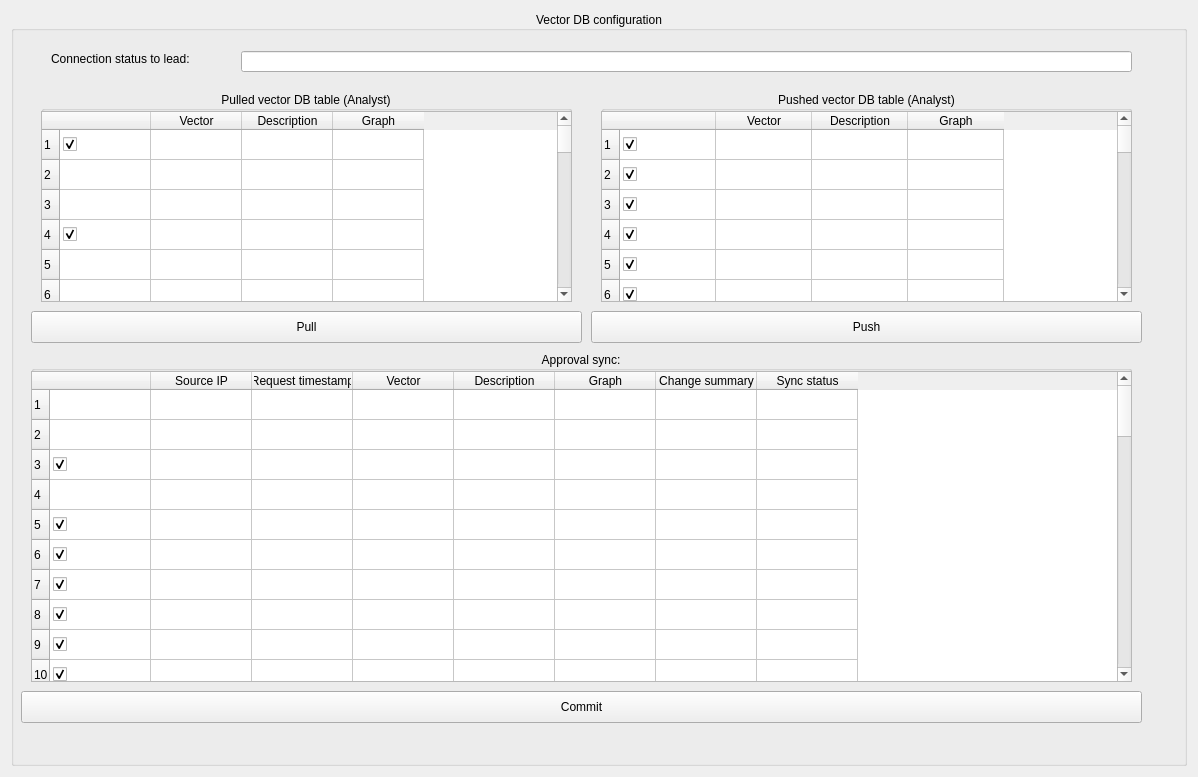
<?xml version="1.0" encoding="UTF-8"?>
<ui version="4.0">
 <class>VectorDBConfig</class>
 <widget class="QWidget" name="VectorDBConfig">
  <property name="windowModality">
   <enum>Qt::NonModal</enum>
  </property>
  <property name="geometry">
   <rect>
    <x>0</x>
    <y>0</y>
    <width>1198</width>
    <height>777</height>
   </rect>
  </property>
  <property name="sizePolicy">
   <sizepolicy hsizetype="Minimum" vsizetype="Minimum">
    <horstretch>0</horstretch>
    <verstretch>0</verstretch>
   </sizepolicy>
  </property>
  <property name="minimumSize">
   <size>
    <width>400</width>
    <height>220</height>
   </size>
  </property>
  <property name="mouseTracking">
   <bool>false</bool>
  </property>
  <property name="windowTitle">
   <string>Vector DB Configuration</string>
  </property>
  <layout class="QGridLayout" name="gridLayout_2">
   <item row="1" column="2">
    <layout class="QVBoxLayout" name="verticalLayout">
     <item>
      <widget class="QGroupBox" name="VectorDBConfigGroupBox">
       <property name="title">
        <string>Vector DB configuration</string>
       </property>
       <property name="alignment">
        <set>Qt::AlignCenter</set>
       </property>
       <widget class="QLabel" name="VDBC_ConnectionStatusLabel">
        <property name="geometry">
         <rect>
          <x>40</x>
          <y>40</y>
          <width>171</width>
          <height>16</height>
         </rect>
        </property>
        <property name="text">
         <string>Connection status to lead:</string>
        </property>
       </widget>
       <widget class="QLineEdit" name="VDBC_ConnectionStatusLineEdit">
        <property name="geometry">
         <rect>
          <x>230</x>
          <y>40</y>
          <width>891</width>
          <height>21</height>
         </rect>
        </property>
       </widget>
       <widget class="QWidget" name="verticalLayoutWidget_5">
        <property name="geometry">
         <rect>
          <x>30</x>
          <y>80</y>
          <width>531</width>
          <height>211</height>
         </rect>
        </property>
        <layout class="QVBoxLayout" name="VDBC_PulledVerticalLayout">
         <item>
          <widget class="QGroupBox" name="VDBC_PulledGroupBox">
           <property name="title">
            <string>Pulled vector DB table (Analyst)</string>
           </property>
           <property name="alignment">
            <set>Qt::AlignCenter</set>
           </property>
           <widget class="QTableWidget" name="VDBC_PulledTableWidget">
            <property name="geometry">
             <rect>
              <x>0</x>
              <y>20</y>
              <width>531</width>
              <height>191</height>
             </rect>
            </property>
            <property name="layoutDirection">
             <enum>Qt::LeftToRight</enum>
            </property>
            <property name="sortingEnabled">
             <bool>false</bool>
            </property>
            <property name="rowCount">
             <number>50</number>
            </property>
            <attribute name="horizontalHeaderCascadingSectionResizes">
             <bool>false</bool>
            </attribute>
            <attribute name="horizontalHeaderDefaultSectionSize">
             <number>91</number>
            </attribute>
            <attribute name="horizontalHeaderShowSortIndicator" stdset="0">
             <bool>false</bool>
            </attribute>
            <attribute name="horizontalHeaderStretchLastSection">
             <bool>false</bool>
            </attribute>
            <attribute name="verticalHeaderCascadingSectionResizes">
             <bool>false</bool>
            </attribute>
            <attribute name="verticalHeaderShowSortIndicator" stdset="0">
             <bool>false</bool>
            </attribute>
            <attribute name="verticalHeaderStretchLastSection">
             <bool>false</bool>
            </attribute>
            <row/>
            <row/>
            <row/>
            <row/>
            <row/>
            <row/>
            <row/>
            <row/>
            <row/>
            <row/>
            <row/>
            <row/>
            <row/>
            <row/>
            <row/>
            <row/>
            <row/>
            <row/>
            <row/>
            <row/>
            <row/>
            <row/>
            <row/>
            <row/>
            <row/>
            <row/>
            <row/>
            <row/>
            <row/>
            <row/>
            <row/>
            <row/>
            <row/>
            <row/>
            <row/>
            <row/>
            <row/>
            <row/>
            <row/>
            <row/>
            <row/>
            <row/>
            <row/>
            <row/>
            <row/>
            <row/>
            <row/>
            <row/>
            <row/>
            <row/>
            <column>
             <property name="text">
              <string/>
             </property>
             <property name="font">
              <font>
               <stylestrategy>PreferDefault</stylestrategy>
              </font>
             </property>
             <property name="background">
              <color>
               <red>0</red>
               <green>0</green>
               <blue>0</blue>
              </color>
             </property>
            </column>
            <column>
             <property name="text">
              <string>Vector</string>
             </property>
            </column>
            <column>
             <property name="text">
              <string>Description</string>
             </property>
            </column>
            <column>
             <property name="text">
              <string>Graph</string>
             </property>
            </column>
            <item row="0" column="0">
             <property name="text">
              <string/>
             </property>
             <property name="checkState">
              <enum>Checked</enum>
             </property>
            </item>
            <item row="1" column="0">
             <property name="text">
              <string/>
             </property>
             <property name="checkState">
              <enum>Unchecked</enum>
             </property>
            </item>
            <item row="2" column="0">
             <property name="text">
              <string/>
             </property>
             <property name="checkState">
              <enum>Unchecked</enum>
             </property>
            </item>
            <item row="3" column="0">
             <property name="text">
              <string/>
             </property>
             <property name="checkState">
              <enum>Checked</enum>
             </property>
            </item>
            <item row="4" column="0">
             <property name="text">
              <string/>
             </property>
             <property name="checkState">
              <enum>Unchecked</enum>
             </property>
            </item>
            <item row="5" column="0">
             <property name="text">
              <string/>
             </property>
             <property name="checkState">
              <enum>Unchecked</enum>
             </property>
            </item>
            <item row="6" column="0">
             <property name="text">
              <string/>
             </property>
             <property name="checkState">
              <enum>Unchecked</enum>
             </property>
            </item>
            <item row="7" column="0">
             <property name="text">
              <string/>
             </property>
             <property name="checkState">
              <enum>Unchecked</enum>
             </property>
            </item>
            <item row="8" column="0">
             <property name="text">
              <string/>
             </property>
             <property name="checkState">
              <enum>Checked</enum>
             </property>
            </item>
            <item row="9" column="0">
             <property name="text">
              <string/>
             </property>
             <property name="checkState">
              <enum>Checked</enum>
             </property>
            </item>
            <item row="10" column="0">
             <property name="text">
              <string/>
             </property>
             <property name="checkState">
              <enum>Checked</enum>
             </property>
            </item>
            <item row="11" column="0">
             <property name="text">
              <string/>
             </property>
             <property name="checkState">
              <enum>Unchecked</enum>
             </property>
            </item>
            <item row="12" column="0">
             <property name="text">
              <string/>
             </property>
             <property name="checkState">
              <enum>Unchecked</enum>
             </property>
            </item>
            <item row="13" column="0">
             <property name="text">
              <string/>
             </property>
             <property name="checkState">
              <enum>Unchecked</enum>
             </property>
            </item>
            <item row="14" column="0">
             <property name="text">
              <string/>
             </property>
             <property name="checkState">
              <enum>Unchecked</enum>
             </property>
            </item>
            <item row="15" column="0">
             <property name="text">
              <string/>
             </property>
             <property name="checkState">
              <enum>Unchecked</enum>
             </property>
            </item>
            <item row="16" column="0">
             <property name="text">
              <string/>
             </property>
             <property name="checkState">
              <enum>Checked</enum>
             </property>
            </item>
            <item row="17" column="0">
             <property name="text">
              <string/>
             </property>
             <property name="checkState">
              <enum>Checked</enum>
             </property>
            </item>
            <item row="18" column="0">
             <property name="text">
              <string/>
             </property>
             <property name="checkState">
              <enum>Checked</enum>
             </property>
            </item>
            <item row="19" column="0">
             <property name="text">
              <string/>
             </property>
             <property name="checkState">
              <enum>Checked</enum>
             </property>
            </item>
            <item row="20" column="0">
             <property name="text">
              <string/>
             </property>
             <property name="checkState">
              <enum>Checked</enum>
             </property>
            </item>
            <item row="21" column="0">
             <property name="text">
              <string/>
             </property>
             <property name="checkState">
              <enum>Checked</enum>
             </property>
            </item>
            <item row="22" column="0">
             <property name="text">
              <string/>
             </property>
             <property name="checkState">
              <enum>Checked</enum>
             </property>
            </item>
            <item row="23" column="0">
             <property name="text">
              <string/>
             </property>
             <property name="checkState">
              <enum>Checked</enum>
             </property>
            </item>
            <item row="24" column="0">
             <property name="text">
              <string/>
             </property>
             <property name="checkState">
              <enum>Checked</enum>
             </property>
            </item>
            <item row="25" column="0">
             <property name="text">
              <string/>
             </property>
             <property name="checkState">
              <enum>Checked</enum>
             </property>
            </item>
            <item row="26" column="0">
             <property name="text">
              <string/>
             </property>
             <property name="checkState">
              <enum>Checked</enum>
             </property>
            </item>
            <item row="27" column="0">
             <property name="text">
              <string/>
             </property>
             <property name="checkState">
              <enum>Checked</enum>
             </property>
            </item>
            <item row="28" column="0">
             <property name="text">
              <string/>
             </property>
             <property name="checkState">
              <enum>Unchecked</enum>
             </property>
            </item>
            <item row="29" column="0">
             <property name="text">
              <string/>
             </property>
             <property name="checkState">
              <enum>Unchecked</enum>
             </property>
            </item>
            <item row="30" column="0">
             <property name="text">
              <string/>
             </property>
             <property name="checkState">
              <enum>Checked</enum>
             </property>
            </item>
            <item row="31" column="0">
             <property name="text">
              <string/>
             </property>
             <property name="checkState">
              <enum>Checked</enum>
             </property>
            </item>
            <item row="32" column="0">
             <property name="text">
              <string/>
             </property>
             <property name="checkState">
              <enum>Checked</enum>
             </property>
            </item>
            <item row="33" column="0">
             <property name="text">
              <string/>
             </property>
             <property name="checkState">
              <enum>Checked</enum>
             </property>
            </item>
            <item row="34" column="0">
             <property name="text">
              <string/>
             </property>
             <property name="checkState">
              <enum>Checked</enum>
             </property>
            </item>
            <item row="35" column="0">
             <property name="text">
              <string/>
             </property>
             <property name="checkState">
              <enum>Checked</enum>
             </property>
            </item>
            <item row="36" column="0">
             <property name="text">
              <string/>
             </property>
             <property name="checkState">
              <enum>Unchecked</enum>
             </property>
            </item>
            <item row="37" column="0">
             <property name="text">
              <string/>
             </property>
             <property name="checkState">
              <enum>Unchecked</enum>
             </property>
            </item>
            <item row="38" column="0">
             <property name="text">
              <string/>
             </property>
             <property name="checkState">
              <enum>Checked</enum>
             </property>
            </item>
            <item row="39" column="0">
             <property name="text">
              <string/>
             </property>
             <property name="checkState">
              <enum>Checked</enum>
             </property>
            </item>
            <item row="40" column="0">
             <property name="text">
              <string/>
             </property>
             <property name="checkState">
              <enum>Checked</enum>
             </property>
            </item>
            <item row="41" column="0">
             <property name="text">
              <string/>
             </property>
             <property name="checkState">
              <enum>Checked</enum>
             </property>
            </item>
            <item row="42" column="0">
             <property name="text">
              <string/>
             </property>
             <property name="checkState">
              <enum>Checked</enum>
             </property>
            </item>
            <item row="43" column="0">
             <property name="text">
              <string/>
             </property>
             <property name="checkState">
              <enum>Checked</enum>
             </property>
            </item>
            <item row="44" column="0">
             <property name="text">
              <string/>
             </property>
             <property name="checkState">
              <enum>Checked</enum>
             </property>
            </item>
            <item row="45" column="0">
             <property name="text">
              <string/>
             </property>
             <property name="checkState">
              <enum>Checked</enum>
             </property>
            </item>
            <item row="46" column="0">
             <property name="text">
              <string/>
             </property>
             <property name="checkState">
              <enum>Checked</enum>
             </property>
            </item>
            <item row="47" column="0">
             <property name="text">
              <string/>
             </property>
             <property name="checkState">
              <enum>Checked</enum>
             </property>
            </item>
            <item row="48" column="0">
             <property name="text">
              <string/>
             </property>
             <property name="checkState">
              <enum>Checked</enum>
             </property>
            </item>
            <item row="49" column="0">
             <property name="text">
              <string/>
             </property>
             <property name="checkState">
              <enum>Checked</enum>
             </property>
             <property name="flags">
              <set>ItemIsSelectable|ItemIsEditable|ItemIsDragEnabled|ItemIsUserCheckable|ItemIsEnabled</set>
             </property>
            </item>
           </widget>
          </widget>
         </item>
        </layout>
       </widget>
       <widget class="QPushButton" name="VDBC_PullButton">
        <property name="geometry">
         <rect>
          <x>20</x>
          <y>300</y>
          <width>551</width>
          <height>32</height>
         </rect>
        </property>
        <property name="text">
         <string>Pull</string>
        </property>
       </widget>
       <widget class="QWidget" name="verticalLayoutWidget_6">
        <property name="geometry">
         <rect>
          <x>590</x>
          <y>80</y>
          <width>531</width>
          <height>211</height>
         </rect>
        </property>
        <layout class="QVBoxLayout" name="VDBC_PushedVerticalLayout">
         <item>
          <widget class="QGroupBox" name="VDBC_PushedGroupBox">
           <property name="title">
            <string>Pushed vector DB table (Analyst)</string>
           </property>
           <property name="alignment">
            <set>Qt::AlignCenter</set>
           </property>
           <widget class="QTableWidget" name="VDBC_PushedTableWidget">
            <property name="geometry">
             <rect>
              <x>0</x>
              <y>20</y>
              <width>531</width>
              <height>191</height>
             </rect>
            </property>
            <property name="rowCount">
             <number>50</number>
            </property>
            <attribute name="horizontalHeaderDefaultSectionSize">
             <number>96</number>
            </attribute>
            <row/>
            <row/>
            <row/>
            <row/>
            <row/>
            <row/>
            <row/>
            <row/>
            <row/>
            <row/>
            <row/>
            <row/>
            <row/>
            <row/>
            <row/>
            <row/>
            <row/>
            <row/>
            <row/>
            <row/>
            <row/>
            <row/>
            <row/>
            <row/>
            <row/>
            <row/>
            <row/>
            <row/>
            <row/>
            <row/>
            <row/>
            <row/>
            <row/>
            <row/>
            <row/>
            <row/>
            <row/>
            <row/>
            <row/>
            <row/>
            <row/>
            <row/>
            <row/>
            <row/>
            <row/>
            <row/>
            <row/>
            <row/>
            <row/>
            <row/>
            <column>
             <property name="text">
              <string/>
             </property>
            </column>
            <column>
             <property name="text">
              <string>Vector</string>
             </property>
            </column>
            <column>
             <property name="text">
              <string>Description</string>
             </property>
            </column>
            <column>
             <property name="text">
              <string>Graph</string>
             </property>
            </column>
            <item row="0" column="0">
             <property name="text">
              <string/>
             </property>
             <property name="checkState">
              <enum>Checked</enum>
             </property>
            </item>
            <item row="1" column="0">
             <property name="checkState">
              <enum>Checked</enum>
             </property>
            </item>
            <item row="2" column="0">
             <property name="text">
              <string/>
             </property>
             <property name="checkState">
              <enum>Checked</enum>
             </property>
            </item>
            <item row="3" column="0">
             <property name="checkState">
              <enum>Checked</enum>
             </property>
            </item>
            <item row="4" column="0">
             <property name="checkState">
              <enum>Checked</enum>
             </property>
            </item>
            <item row="5" column="0">
             <property name="checkState">
              <enum>Checked</enum>
             </property>
            </item>
            <item row="6" column="0">
             <property name="checkState">
              <enum>Checked</enum>
             </property>
            </item>
            <item row="7" column="0">
             <property name="checkState">
              <enum>Checked</enum>
             </property>
            </item>
            <item row="8" column="0">
             <property name="checkState">
              <enum>Checked</enum>
             </property>
            </item>
            <item row="9" column="0">
             <property name="checkState">
              <enum>Checked</enum>
             </property>
            </item>
            <item row="10" column="0">
             <property name="checkState">
              <enum>Checked</enum>
             </property>
            </item>
            <item row="11" column="0">
             <property name="checkState">
              <enum>Checked</enum>
             </property>
            </item>
            <item row="12" column="0">
             <property name="checkState">
              <enum>Checked</enum>
             </property>
            </item>
            <item row="13" column="0">
             <property name="checkState">
              <enum>Checked</enum>
             </property>
            </item>
            <item row="14" column="0">
             <property name="checkState">
              <enum>Checked</enum>
             </property>
            </item>
            <item row="15" column="0">
             <property name="checkState">
              <enum>Checked</enum>
             </property>
            </item>
            <item row="16" column="0">
             <property name="checkState">
              <enum>Checked</enum>
             </property>
            </item>
            <item row="17" column="0">
             <property name="checkState">
              <enum>Checked</enum>
             </property>
            </item>
            <item row="18" column="0">
             <property name="checkState">
              <enum>Checked</enum>
             </property>
            </item>
            <item row="19" column="0">
             <property name="checkState">
              <enum>Checked</enum>
             </property>
            </item>
            <item row="20" column="0">
             <property name="checkState">
              <enum>Checked</enum>
             </property>
            </item>
            <item row="21" column="0">
             <property name="checkState">
              <enum>Checked</enum>
             </property>
            </item>
            <item row="22" column="0">
             <property name="checkState">
              <enum>Checked</enum>
             </property>
            </item>
            <item row="23" column="0">
             <property name="checkState">
              <enum>Checked</enum>
             </property>
            </item>
            <item row="24" column="0">
             <property name="checkState">
              <enum>Checked</enum>
             </property>
            </item>
            <item row="25" column="0">
             <property name="checkState">
              <enum>Checked</enum>
             </property>
            </item>
            <item row="26" column="0">
             <property name="checkState">
              <enum>Checked</enum>
             </property>
            </item>
            <item row="27" column="0">
             <property name="checkState">
              <enum>Checked</enum>
             </property>
            </item>
            <item row="28" column="0">
             <property name="checkState">
              <enum>Checked</enum>
             </property>
            </item>
            <item row="29" column="0">
             <property name="checkState">
              <enum>Checked</enum>
             </property>
            </item>
            <item row="30" column="0">
             <property name="checkState">
              <enum>Checked</enum>
             </property>
            </item>
            <item row="31" column="0">
             <property name="checkState">
              <enum>Checked</enum>
             </property>
            </item>
            <item row="32" column="0">
             <property name="checkState">
              <enum>Checked</enum>
             </property>
            </item>
            <item row="33" column="0">
             <property name="checkState">
              <enum>Checked</enum>
             </property>
            </item>
            <item row="34" column="0">
             <property name="checkState">
              <enum>Checked</enum>
             </property>
            </item>
            <item row="35" column="0">
             <property name="checkState">
              <enum>Checked</enum>
             </property>
            </item>
            <item row="36" column="0">
             <property name="checkState">
              <enum>Checked</enum>
             </property>
            </item>
            <item row="37" column="0">
             <property name="checkState">
              <enum>Checked</enum>
             </property>
            </item>
            <item row="38" column="0">
             <property name="checkState">
              <enum>Checked</enum>
             </property>
            </item>
            <item row="39" column="0">
             <property name="checkState">
              <enum>Checked</enum>
             </property>
            </item>
            <item row="40" column="0">
             <property name="checkState">
              <enum>Checked</enum>
             </property>
            </item>
            <item row="41" column="0">
             <property name="checkState">
              <enum>Checked</enum>
             </property>
            </item>
            <item row="42" column="0">
             <property name="checkState">
              <enum>Checked</enum>
             </property>
            </item>
            <item row="43" column="0">
             <property name="checkState">
              <enum>Checked</enum>
             </property>
            </item>
            <item row="44" column="0">
             <property name="checkState">
              <enum>Checked</enum>
             </property>
            </item>
            <item row="45" column="0">
             <property name="checkState">
              <enum>Checked</enum>
             </property>
            </item>
            <item row="46" column="0">
             <property name="checkState">
              <enum>Checked</enum>
             </property>
            </item>
            <item row="47" column="0">
             <property name="checkState">
              <enum>Checked</enum>
             </property>
            </item>
            <item row="48" column="0">
             <property name="checkState">
              <enum>Checked</enum>
             </property>
            </item>
            <item row="49" column="0">
             <property name="checkState">
              <enum>Checked</enum>
             </property>
            </item>
           </widget>
          </widget>
         </item>
        </layout>
       </widget>
       <widget class="QPushButton" name="VDBC_PushButton">
        <property name="geometry">
         <rect>
          <x>580</x>
          <y>300</y>
          <width>551</width>
          <height>32</height>
         </rect>
        </property>
        <property name="text">
         <string>Push</string>
        </property>
       </widget>
       <widget class="QWidget" name="verticalLayoutWidget_7">
        <property name="geometry">
         <rect>
          <x>20</x>
          <y>340</y>
          <width>1101</width>
          <height>331</height>
         </rect>
        </property>
        <layout class="QVBoxLayout" name="VDBC_ApprovalSyncVerticalLayout">
         <item>
          <widget class="QGroupBox" name="VDBC_ApprovalSyncGroupBox">
           <property name="title">
            <string>Approval sync:</string>
           </property>
           <property name="alignment">
            <set>Qt::AlignCenter</set>
           </property>
           <widget class="QTableWidget" name="VDBC_AS_TableWidget_2">
            <property name="geometry">
             <rect>
              <x>0</x>
              <y>20</y>
              <width>1101</width>
              <height>311</height>
             </rect>
            </property>
            <property name="rowCount">
             <number>50</number>
            </property>
            <attribute name="horizontalHeaderDefaultSectionSize">
             <number>101</number>
            </attribute>
            <row/>
            <row/>
            <row/>
            <row/>
            <row/>
            <row/>
            <row/>
            <row/>
            <row/>
            <row/>
            <row/>
            <row/>
            <row/>
            <row/>
            <row/>
            <row/>
            <row/>
            <row/>
            <row/>
            <row/>
            <row/>
            <row/>
            <row/>
            <row/>
            <row/>
            <row/>
            <row/>
            <row/>
            <row/>
            <row/>
            <row/>
            <row/>
            <row/>
            <row/>
            <row/>
            <row/>
            <row/>
            <row/>
            <row/>
            <row/>
            <row/>
            <row/>
            <row/>
            <row/>
            <row/>
            <row/>
            <row/>
            <row/>
            <row/>
            <row/>
            <column>
             <property name="text">
              <string/>
             </property>
            </column>
            <column>
             <property name="text">
              <string>Source IP</string>
             </property>
            </column>
            <column>
             <property name="text">
              <string>Request timestamp</string>
             </property>
            </column>
            <column>
             <property name="text">
              <string>Vector</string>
             </property>
            </column>
            <column>
             <property name="text">
              <string>Description</string>
             </property>
            </column>
            <column>
             <property name="text">
              <string>Graph</string>
             </property>
            </column>
            <column>
             <property name="text">
              <string>Change summary</string>
             </property>
            </column>
            <column>
             <property name="text">
              <string>Sync status</string>
             </property>
            </column>
            <item row="0" column="0">
             <property name="text">
              <string/>
             </property>
             <property name="checkState">
              <enum>Unchecked</enum>
             </property>
            </item>
            <item row="1" column="0">
             <property name="text">
              <string/>
             </property>
             <property name="checkState">
              <enum>Unchecked</enum>
             </property>
            </item>
            <item row="2" column="0">
             <property name="checkState">
              <enum>Checked</enum>
             </property>
            </item>
            <item row="3" column="0">
             <property name="text">
              <string/>
             </property>
             <property name="checkState">
              <enum>Unchecked</enum>
             </property>
            </item>
            <item row="4" column="0">
             <property name="checkState">
              <enum>Checked</enum>
             </property>
            </item>
            <item row="5" column="0">
             <property name="checkState">
              <enum>Checked</enum>
             </property>
            </item>
            <item row="6" column="0">
             <property name="checkState">
              <enum>Checked</enum>
             </property>
            </item>
            <item row="7" column="0">
             <property name="checkState">
              <enum>Checked</enum>
             </property>
            </item>
            <item row="8" column="0">
             <property name="checkState">
              <enum>Checked</enum>
             </property>
            </item>
            <item row="9" column="0">
             <property name="checkState">
              <enum>Checked</enum>
             </property>
            </item>
            <item row="10" column="0">
             <property name="checkState">
              <enum>Checked</enum>
             </property>
            </item>
            <item row="11" column="0">
             <property name="checkState">
              <enum>Checked</enum>
             </property>
            </item>
            <item row="12" column="0">
             <property name="checkState">
              <enum>Checked</enum>
             </property>
            </item>
            <item row="13" column="0">
             <property name="checkState">
              <enum>Checked</enum>
             </property>
            </item>
            <item row="14" column="0">
             <property name="checkState">
              <enum>Checked</enum>
             </property>
            </item>
            <item row="15" column="0">
             <property name="checkState">
              <enum>Checked</enum>
             </property>
            </item>
            <item row="16" column="0">
             <property name="checkState">
              <enum>Checked</enum>
             </property>
            </item>
            <item row="17" column="0">
             <property name="checkState">
              <enum>Checked</enum>
             </property>
            </item>
            <item row="18" column="0">
             <property name="checkState">
              <enum>Checked</enum>
             </property>
            </item>
            <item row="19" column="0">
             <property name="checkState">
              <enum>Checked</enum>
             </property>
            </item>
            <item row="20" column="0">
             <property name="checkState">
              <enum>Checked</enum>
             </property>
            </item>
            <item row="21" column="0">
             <property name="checkState">
              <enum>Checked</enum>
             </property>
            </item>
            <item row="22" column="0">
             <property name="checkState">
              <enum>Checked</enum>
             </property>
            </item>
            <item row="23" column="0">
             <property name="checkState">
              <enum>Checked</enum>
             </property>
            </item>
            <item row="24" column="0">
             <property name="checkState">
              <enum>Checked</enum>
             </property>
            </item>
            <item row="25" column="0">
             <property name="checkState">
              <enum>Checked</enum>
             </property>
            </item>
            <item row="26" column="0">
             <property name="checkState">
              <enum>Checked</enum>
             </property>
            </item>
            <item row="27" column="0">
             <property name="checkState">
              <enum>Checked</enum>
             </property>
            </item>
            <item row="28" column="0">
             <property name="checkState">
              <enum>Checked</enum>
             </property>
            </item>
            <item row="29" column="0">
             <property name="checkState">
              <enum>Checked</enum>
             </property>
            </item>
            <item row="30" column="0">
             <property name="checkState">
              <enum>Checked</enum>
             </property>
            </item>
            <item row="31" column="0">
             <property name="checkState">
              <enum>Checked</enum>
             </property>
            </item>
            <item row="32" column="0">
             <property name="checkState">
              <enum>Checked</enum>
             </property>
            </item>
            <item row="33" column="0">
             <property name="checkState">
              <enum>Checked</enum>
             </property>
            </item>
            <item row="34" column="0">
             <property name="checkState">
              <enum>Checked</enum>
             </property>
            </item>
            <item row="35" column="0">
             <property name="checkState">
              <enum>Checked</enum>
             </property>
            </item>
            <item row="36" column="0">
             <property name="checkState">
              <enum>Checked</enum>
             </property>
            </item>
            <item row="37" column="0">
             <property name="checkState">
              <enum>Checked</enum>
             </property>
            </item>
            <item row="38" column="0">
             <property name="checkState">
              <enum>Checked</enum>
             </property>
            </item>
            <item row="39" column="0">
             <property name="checkState">
              <enum>Checked</enum>
             </property>
            </item>
            <item row="40" column="0">
             <property name="checkState">
              <enum>Checked</enum>
             </property>
            </item>
            <item row="41" column="0">
             <property name="checkState">
              <enum>Checked</enum>
             </property>
            </item>
            <item row="42" column="0">
             <property name="checkState">
              <enum>Checked</enum>
             </property>
            </item>
            <item row="43" column="0">
             <property name="checkState">
              <enum>Checked</enum>
             </property>
            </item>
            <item row="44" column="0">
             <property name="checkState">
              <enum>Checked</enum>
             </property>
            </item>
            <item row="45" column="0">
             <property name="checkState">
              <enum>Checked</enum>
             </property>
            </item>
            <item row="46" column="0">
             <property name="checkState">
              <enum>Checked</enum>
             </property>
            </item>
            <item row="47" column="0">
             <property name="checkState">
              <enum>Checked</enum>
             </property>
            </item>
            <item row="48" column="0">
             <property name="checkState">
              <enum>Checked</enum>
             </property>
            </item>
            <item row="49" column="0">
             <property name="checkState">
              <enum>Checked</enum>
             </property>
            </item>
           </widget>
          </widget>
         </item>
        </layout>
       </widget>
       <widget class="QPushButton" name="VDBC_CommitButton">
        <property name="geometry">
         <rect>
          <x>10</x>
          <y>680</y>
          <width>1121</width>
          <height>32</height>
         </rect>
        </property>
        <property name="text">
         <string>Commit</string>
        </property>
       </widget>
      </widget>
     </item>
    </layout>
   </item>
  </layout>
 </widget>
 <resources/>
 <connections/>
</ui>
